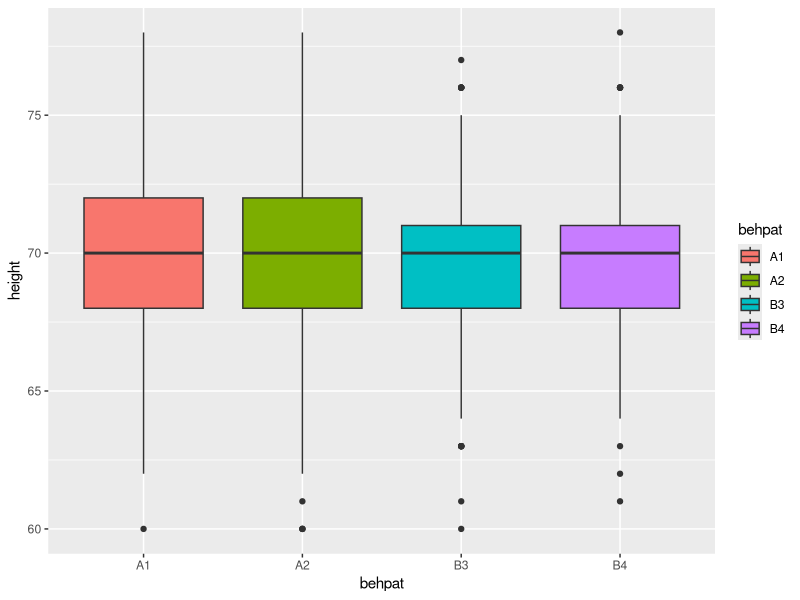
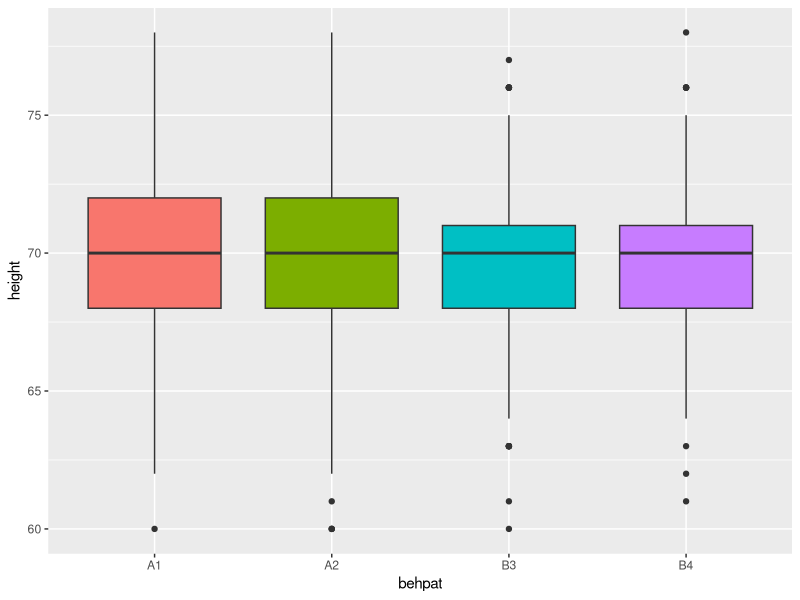
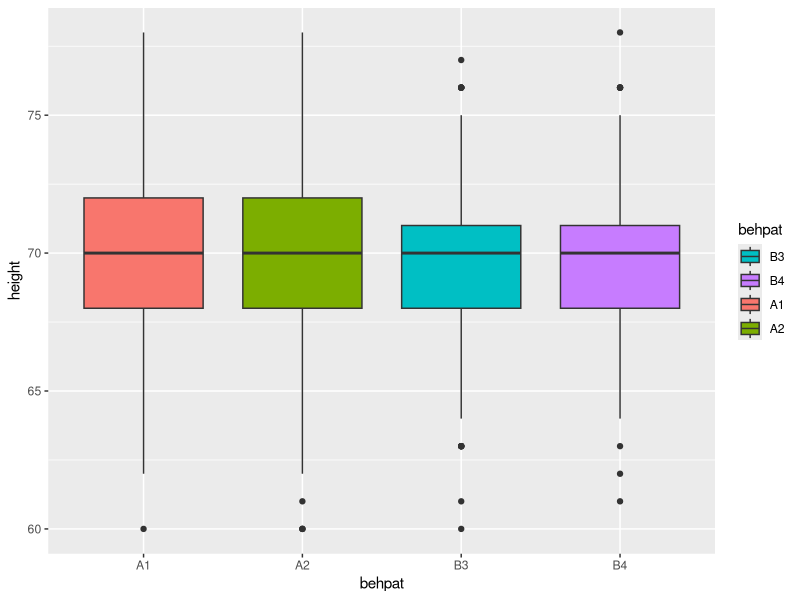
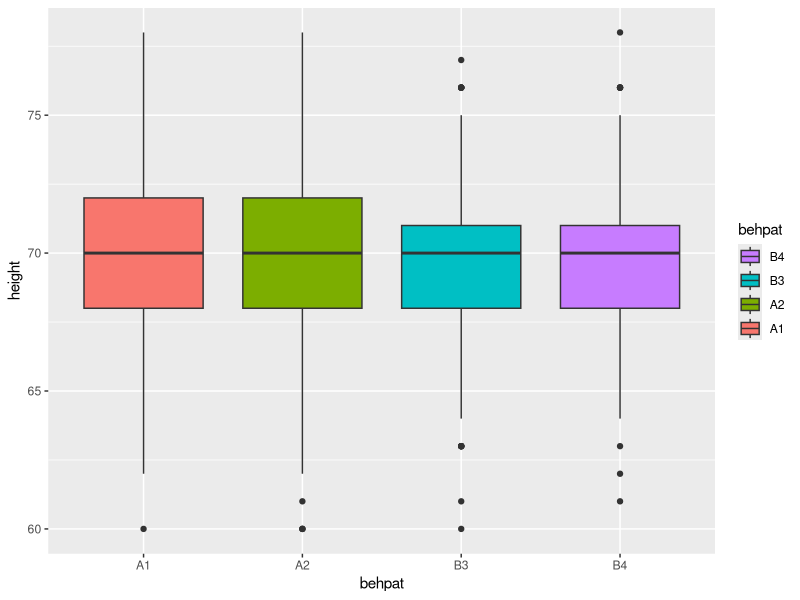
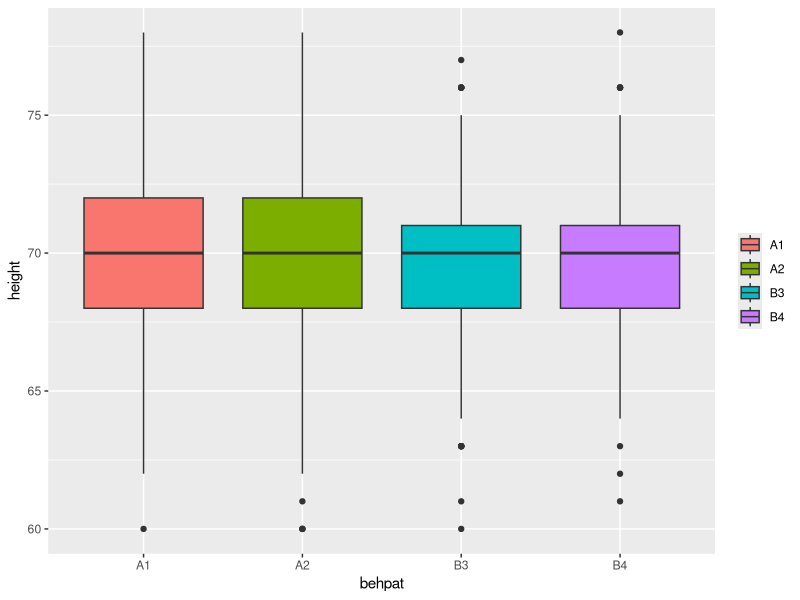
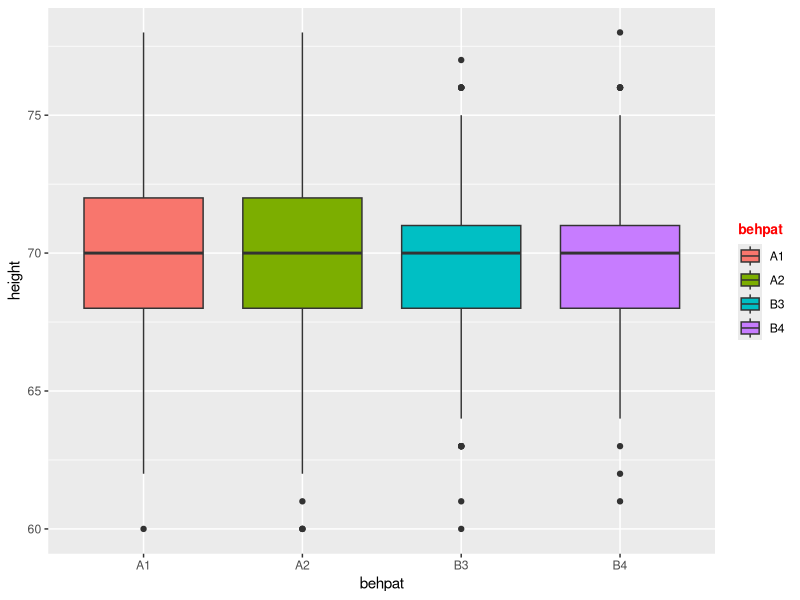
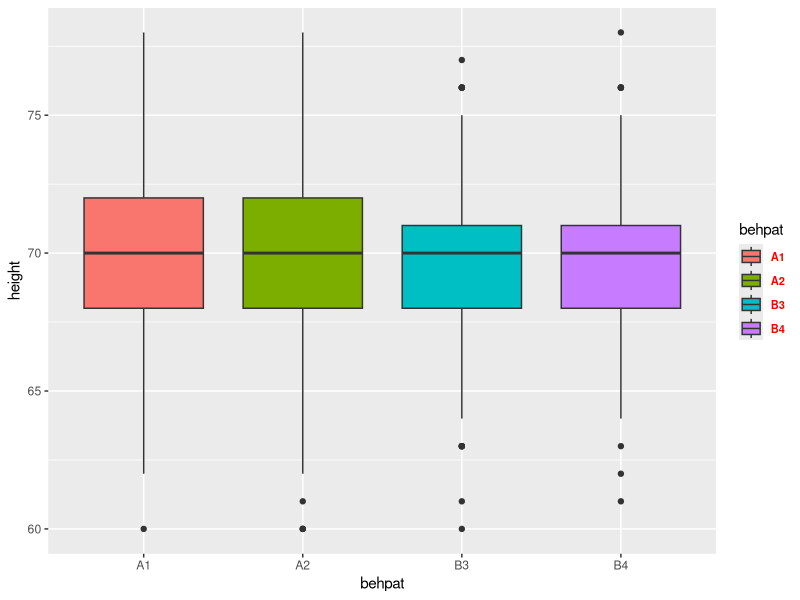
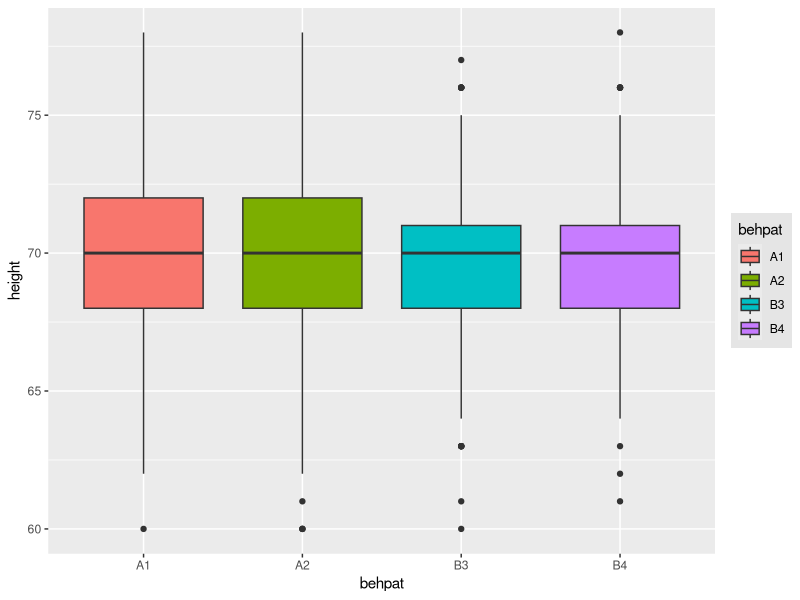

Write the R code that produced these figures, in order.
## ---- chunk 1
#Load data and packages
library(ggplot2)
library(readxl)
wcgs<-readxl::read_xls("wcgs.xls")
#Draw the original plot
gp<-ggplot(data=wcgs,aes(x=behpat,y=height,fill=behpat))+geom_boxplot()
gp
## ---- chunk 2
#Remove all the legend
gp+theme(legend.position = "none")
## ---- chunk 3
#change the order of items in the legend
gp+scale_fill_discrete(breaks=c("B3", "B4","A1", "A2"))
## ---- chunk 4
#reverse the order of items in the legend
gp+scale_fill_discrete(guide=guide_legend(reverse=TRUE))
## ---- chunk 5
#hide the legend title
gp+theme(legend.title = element_blank())
## ---- chunk 6
#modify the appearance of legend title
gp + theme(legend.title = element_text(colour="red", size=10, face="bold"))
## ---- chunk 7
#modify the appearance of legend labs
gp + theme(legend.text = element_text(colour="red", size = 8, face = "bold"))
## ---- chunk 8
#modify the legend box
gp + theme(legend.background = element_rect(fill="gray90", size=.5, linetype="dotted"))
## ---- chunk 9
#change the position of the legend to top
gp + theme(legend.position="top")
